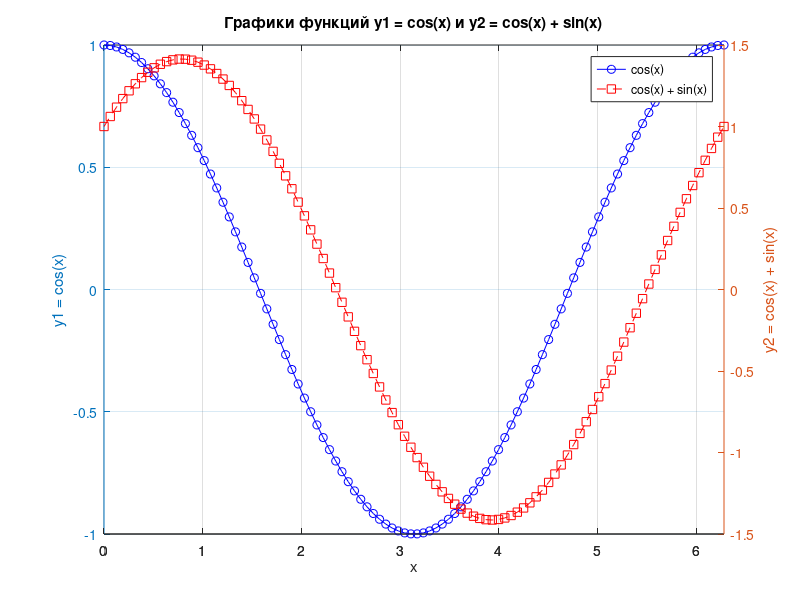

MATLAB code to generate this figure:
figure;

x = linspace(0, 2*pi, 100);

y1 = cos(x); 
y2 = cos(x) + sin(x);


[ax, h1, h2] = plotyy(x, y1, x, y2);

set(h1, 'LineStyle', '-', 'Marker', 'o', 'MarkerSize', 6, 'Color', 'b', 'DisplayName', 'cos(x)');
set(h2, 'LineStyle', '--', 'Marker', 's', 'MarkerSize', 6, 'Color', 'r', 'DisplayName', 'cos(x) + sin(x)');

legend('Location', 'best');

title('Графики функций y1 = cos(x) и y2 = cos(x) + sin(x)');
xlabel('x');
ylabel(ax(1), 'y1 = cos(x)');
ylabel(ax(2), 'y2 = cos(x) + sin(x)');

grid on;